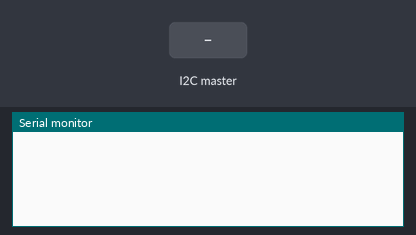
The sketch below on a simulated Arduino Uno, built with avr-gcc and run on an emulated ATmega328P. On the bench: the last lines printed to the serial monitor. The test bench sets the inputs (shaded band).

Above: at 1.2 s.
1.3 s: the I2C master sends the byte 1
At 2.5 s:
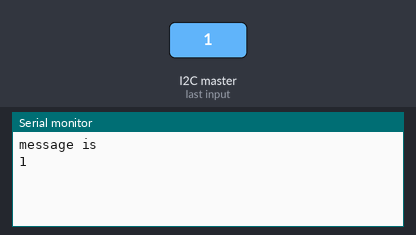
2.8 s: the I2C master sends the byte 0
At 3.7 s:
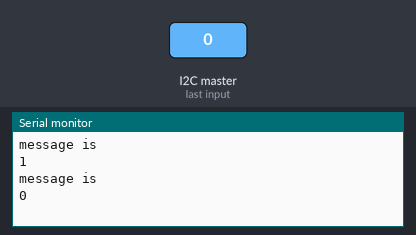

Measured:
- after the input at 1.3 s, the serial monitor: prints a new line at once (image 1)
- after the input at 2.8 s, the serial monitor: prints a new line at once (image 2)

The sketch:

I2C_receiver.ino
```cpp
#include<Wire.h>
String distance;
void setup() {
Serial.begin(9600);
Wire.begin(9);
Wire.onReceive(receiveEvent);
}
void receiveEvent(int bytes)
{
  distance=Wire.read();
  Serial.println("message is");
  Serial.println(distance);
  delay(500);
}
void loop() {
  // put your main code here, to run repeatedly:
}
```
